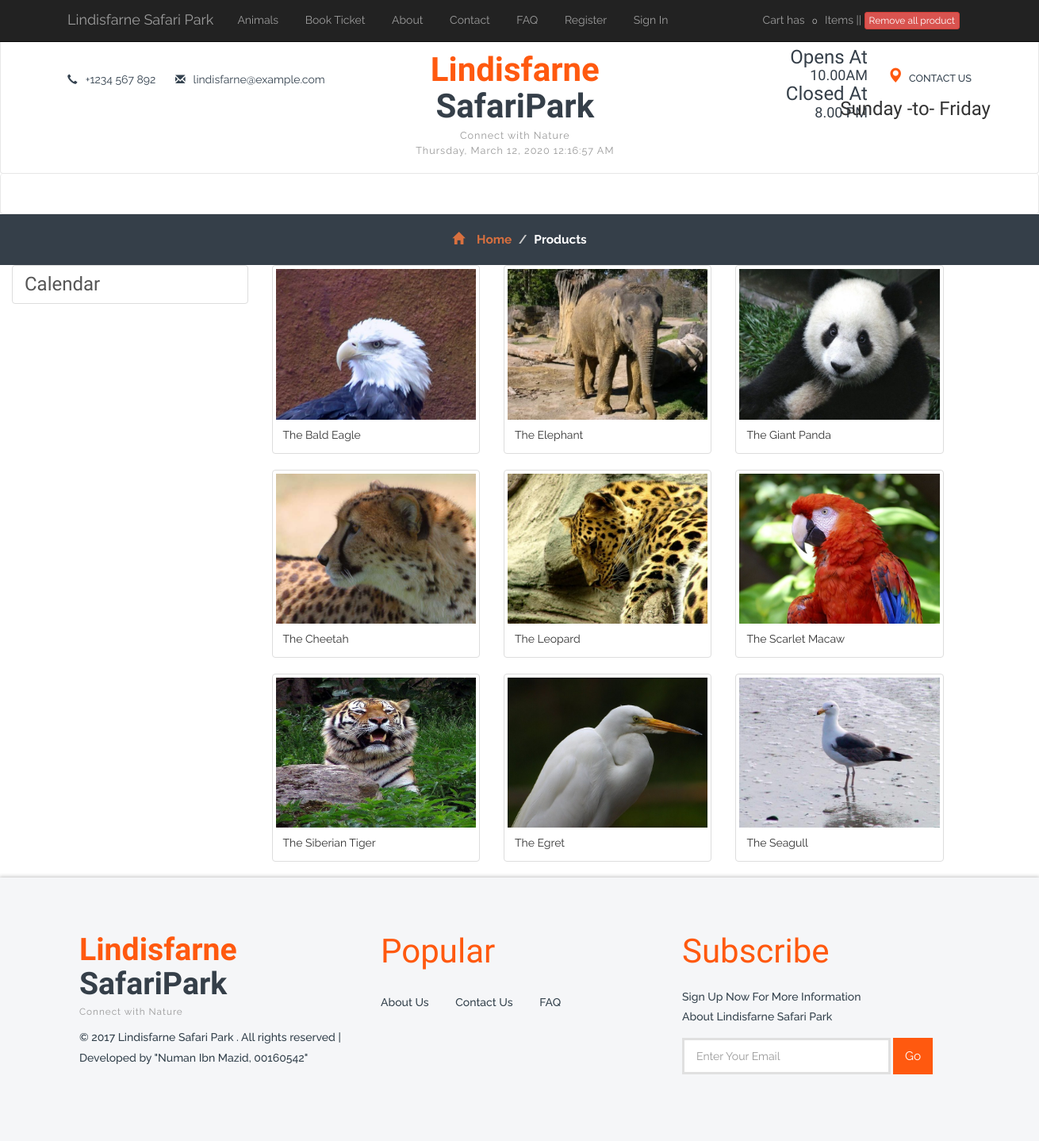
The page /gellary.php on the database its author committed.
### tables this page shows
CREATE TABLE `gelary` (
  `id` int(11) NOT NULL,
  `image` varchar(100) NOT NULL,
  `description` varchar(60) NOT NULL
);

### gellary.php (the view, shortened to what this page needs)
<?php include_once 'template/head.php' ?>
<?php include_once 'template/header.php'; ?>
<?php include_once 'template/nav-bar.php'; ?>
<?php include_once 'template/sidebar.php'; ?>
  <div class="container">
      <div class="row">
         <div class="col-md-9">
              <div class="row">
			<?php
				$sql = "SELECT * FROM gelary;";
				$con = connect();
				$result = $con->query($sql);
			?>
			<?php
			foreach($result as $row){ ?>
                  <div class="col-sm-4 col-lg-4 col-md-4">
                      <div class="thumbnail">
                          <img src="<?=BASE_URL?>images/gellary/<?=$row['image']?>" alt="">
                          <div class="caption">
                              <p><?=$row['description']?> </p>
                          </div>
                      </div>
                  </div>
			<?php } ?>
              </div>
          </div>
      </div>
  </div>
 <?php	include_once 'template/footer.php'; ?>

### css/style.css (style rules this page uses)
p { margin:0; }

### rows shown on the page
gelary: image (picture), description "The Bald Eagle"
gelary: image (picture), description "The Elephant"
gelary: image (picture), description "The Giant Panda"
gelary: image (picture), description "The Cheetah"
gelary: image (picture), description "The Leopard"
gelary: image (picture), description "The Scarlet Macaw"
gelary: image (picture), description "The Siberian Tiger"
gelary: image (picture), description "The Egret"
gelary: image (picture), description "The Seagull"
